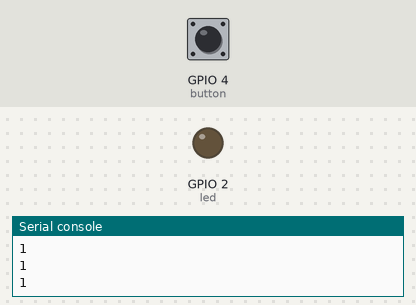
Bench run of a program on a simulated ESP32 board running MicroPython. On the bench: output pins drawn as LEDs (lit = HIGH), the last lines printed to the serial console. The inputs (shaded band) are chosen by the test bench; at power-on: GPIO 4 (button) HIGH.

Above: at 1.2 s.
1.3 s: GPIO 4 (button) pulled LOW for 0.15 s
At 1.4 s:
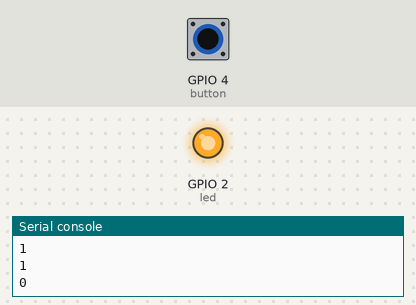
3.0 s: GPIO 4 (button) pulled LOW for 3.2 s
At 6.7 s:
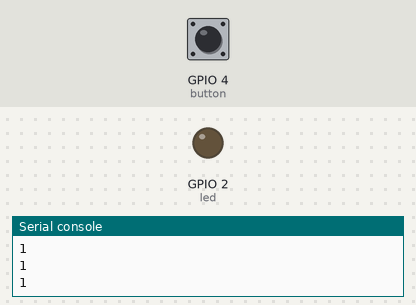
Timing chart, 0 to 8.2 s (numbered marks = the images above; inputs shaded):
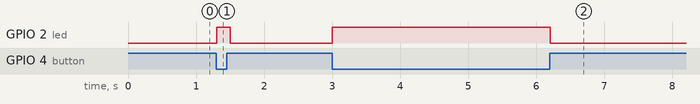

The program:

button.py
```python
from machine import Pin
from time import sleep

# GPIO2對應到內建的LED
led = Pin(2, Pin.OUT)
button = Pin(4, Pin.IN) #GPIO4

while True:
    if button.value()==0: #按下按鈕，燈亮
        led.value(1)
    else:  #放開按鈕，燈熄
        led.value(0)
    print(button.value())
    sleep(.1)    
```

Measured:
- after the input at 1.3 s, GPIO 2 (led): LOW → HIGH at once, → LOW 0.20 s later
- after the input at 3.0 s, GPIO 2 (led): LOW → HIGH at once, → LOW 3.2 s later
